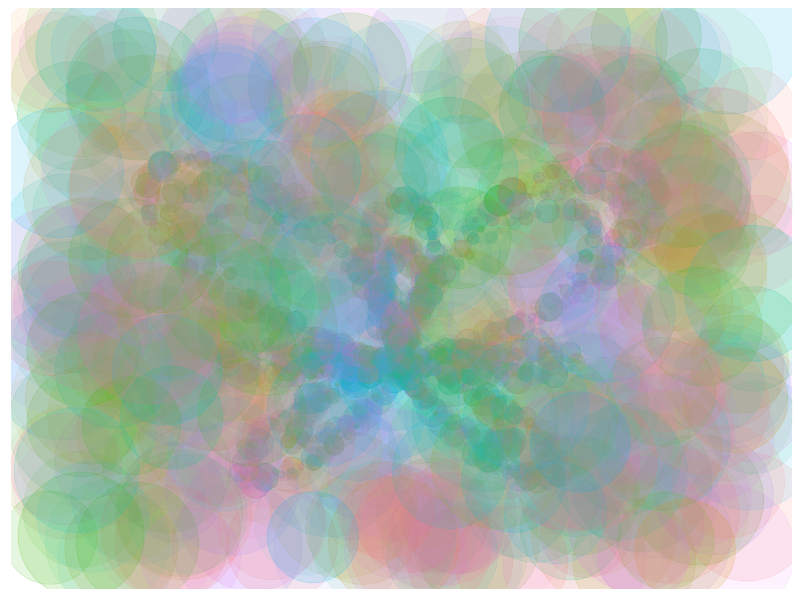

Recreate this plot in R.
## Makes nice butterfly figure
## library(checkpoint)
## checkpoint("2019-06-07", R.version = "3.6.0")

library(ggplot2)
npoints=500
npointsb=1200
opt=theme(legend.position="none",
          panel.background = element_blank(),
          panel.grid = element_blank(),
          axis.ticks=element_blank(),
          axis.title=element_blank(),
          axis.text =element_blank())
t=seq(0,10*pi,length=npointsb)
butterfly=data.frame(x=sin(t)*(exp(1)^cos(t)-2*cos(4*t)-(sin(t/12))^5), y=cos(t)*(exp(1)^cos(t)-2*cos(4*t)-(sin(t/12))^5), s=runif(npointsb, min=.1, max=10), f=factor(sample(1:10,npointsb,TRUE)), a=runif(npointsb,min=.1, max=.4))
points=data.frame(x=runif(npoints,-4,4), y=runif(npoints,-3,5), s=runif(npoints,min=30, max=50), f=factor(sample(1:10,npoints,TRUE)), a=runif(npoints,min=.05, max=.15))
data=rbind(butterfly, points)
ggplot(data, aes(x, y, colour=f))+geom_point(alpha=data$a,size=data$s)+opt
